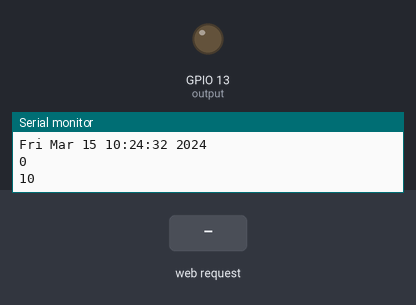
The sketch below on a simulated ESP8266 (NodeMCU). Parts: output pins drawn as LEDs (lit = HIGH), the last lines printed to the serial monitor. The test bench sets the inputs (shaded band). WiFi joins after 1.5 s; servers stay silent unless stated; the local clock reads 2024-03-15 10:24:30 at power-on unless the sketch sets it.

Above: at 3.2 s.
3.3 s: HTTP request GET /get?slider=1 received
At 4.5 s:
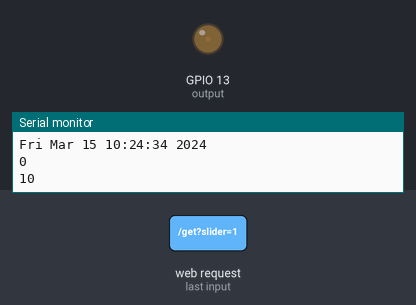
4.8 s: HTTP request GET /get?slider=120 received
At 5.7 s:
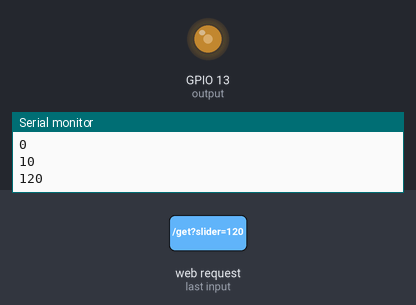
6.3 s: HTTP request GET /get?slider=1&hour=1&minute=1 received
At 6.9 s:
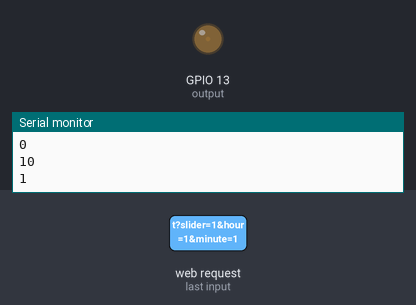
7.8 s: HTTP request GET /get?slider=120&hour=120&minute=120 received
At 9.2 s:
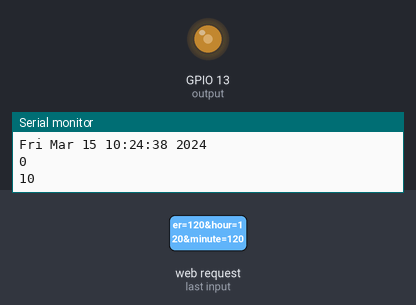
Timing chart, 0 to 10.3 s (numbered marks = the images above; inputs shaded):
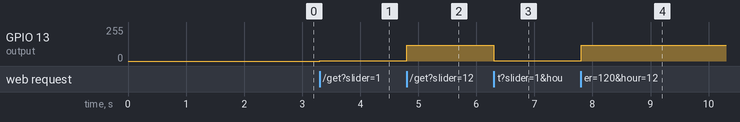

The sketch:

wakeuplamp.ino
```cpp
// (licence header left out)
// Import required libraries
#include <ESP8266WiFi.h>
#include <ESPAsyncTCP.h>
#include <ESPAsyncWebServer.h>
#include <time.h>

// Replace with your network credentials
const char* ssid = "Kowabungah!";
const char* password = "schnitzel4hire1738";

const int output = 13;

String sliderValue = "0";

int inputHours = 10;
int inputMinutes = 0;


// Create AsyncWebServer object on port 80
AsyncWebServer server(80);

const char index_html[] PROGMEM = R"rawliteral(

<!DOCTYPE HTML>
<html>
   <head>
      <meta name="viewport" content="width=device-width, initial-scale=1">
      <title>Wake Up Lamp</title>
      <style>
         html {
         font-family: Arial;
         display: inline-block;
         text-align: center;
         }
         h2 {
         font-size: 2.3rem;
         }
         p {
         font-size: 1.9rem;
         }
         body {
         width: 90%;
         margin: 0px auto;
         padding-bottom: 25px;
         }
         .slider {
         -webkit-appearance: none;
         margin: 14px;
         width: 100%;
         height: 25px;
         background: #FFD65C;
         outline: none;
         -webkit-transition: .2s;
         transition: opacity .2s;
         }
         .slider::-webkit-slider-thumb {
         -webkit-appearance: none;
         appearance: none;
         width: 80px;
         height: 80px;
         background: #003249;
         cursor: pointer;
         }
         .slider::-moz-range-thumb {
         width: 80px;
         height: 80px;
         background: #003249;
         cursor: pointer;
         }
         .inputNum {
            text-align:center;
            line-height:5em;
         }
      </style>
   </head>
   <body>
      <h2>Wake Up Lamp</h2>
      <p>
        <span id="textSliderValue">%SLIDERVALUE%</span>
      </p>
      <p>
        <input type="range" oninput="updateSliderPWM(this)" id="pwmSlider" min="0" max="31.98" value="%SLIDERVALUE%" step="0.01" class="slider">
      </p>
      <p>
        <input type="number" onsubmit="updateTime()" id="inputHour" min="0" max="23" placeholder="HOUR (24)" class="inputNum">
        <input type="number" onsubmit="updateTime()" id="inputMinute" min="0" max="60" placeholder="MINUTE" class="inputNum">
        <br>
        <input type="submit" value="Update" onclick="updateTime()">
      </p>
      <script>
         function updateSliderPWM() {
           var sliderValue = Math.round(Math.pow((document.getElementById("pwmSlider").value),2));
           document.getElementById("textSliderValue").innerHTML = sliderValue;
           var xhr = new XMLHttpRequest();
           xhr.open("GET", "/get?slider="+sliderValue, true);
           xhr.send();
         }
         function updateTime() {
           var hourValue = document.getElementById("inputHour").value;
           var minuteValue = document.getElementById("inputMinute").value;
           var xhr = new XMLHttpRequest();
           xhr.open("GET", "/get?hour="+hourValue, true);
           xhr.send();
           var xhr = new XMLHttpRequest();
           xhr.open("GET", "/get?minute="+minuteValue, true);
           xhr.send();
         }
      </script>
   </body>
</html>


)rawliteral";

// Replaces placeholder with button section in your web page
String processor(const String& var){
  //Serial.println(var);
  if (var == "SLIDERVALUE"){
    return sliderValue;
  }
  return String();
}

void setup(){
  // Serial port for debugging purposes
  Serial.begin(115200);
  analogWriteFreq(1000);
  analogWrite(output, sliderValue.toInt());

  // Connect to Wi-Fi
  WiFi.begin(ssid, password);
  while (WiFi.status() != WL_CONNECTED) {
    delay(1000);
    Serial.println("Connecting to WiFi..");
  }

  //time config
  configTime(0, 0, "pool.ntp.org", "time.nist.gov");
  setenv("TZ", "EST5EDT", 1);

  // Route for root / web page
  server.on("/", HTTP_GET, [](AsyncWebServerRequest *request){
    request->send_P(200, "text/html", index_html, processor);
  });

  // Send a GET request to <ESP_IP>/get?slider=<inputMessage>
  server.on("/get", HTTP_GET, [] (AsyncWebServerRequest *request) {
    String inputMessage;
    // GET input1 value on <ESP_IP>/slider?value=<inputMessage>
    if (request->hasParam("slider")) {
      inputMessage = request->getParam("slider")->value();
      sliderValue = inputMessage;
      analogWrite(output, sliderValue.toInt());
    }
    // GET input2 value on <ESP_IP>/get?input2=<inputMessage>
    else if (request->hasParam("hour")) {
      inputMessage = request->getParam("hour")->value();
      inputHours = inputMessage.toInt();
    }
    // GET input3 value on <ESP_IP>/get?input3=<inputMessage>
    else if (request->hasParam("minute")) {
      inputMessage = request->getParam("minute")->value();
      inputMinutes = inputMessage.toInt();
    }
    else {
      inputMessage = "No message sent";
    }
    Serial.println(inputMessage);
    request->send(200, "text/plain", "OK");
  });

  // Start server
  server.begin();
}

void loop() {
  // TURN LED ON
  time_t now = time(nullptr);
  Serial.println(ctime(&now));
  Serial.println(inputMinutes);

  Serial.println(inputHours);
  struct tm* p_tm = localtime(&now);
  if((p_tm->tm_hour == inputHours) && (p_tm->tm_min == inputMinutes)) {
      analogWrite(output,((p_tm->tm_sec)*17+20));
  }

  delay(2000);
}
```

Measured:
- after the input at 3.3 s, GPIO 13 (output): 0/255 → 1/255 at once
- after the input at 4.8 s, GPIO 13 (output): 1/255 → 120/255 at once
- after the input at 6.3 s, GPIO 13 (output): 120/255 → 1/255 at once
- after the input at 7.8 s, GPIO 13 (output): 1/255 → 120/255 at once
